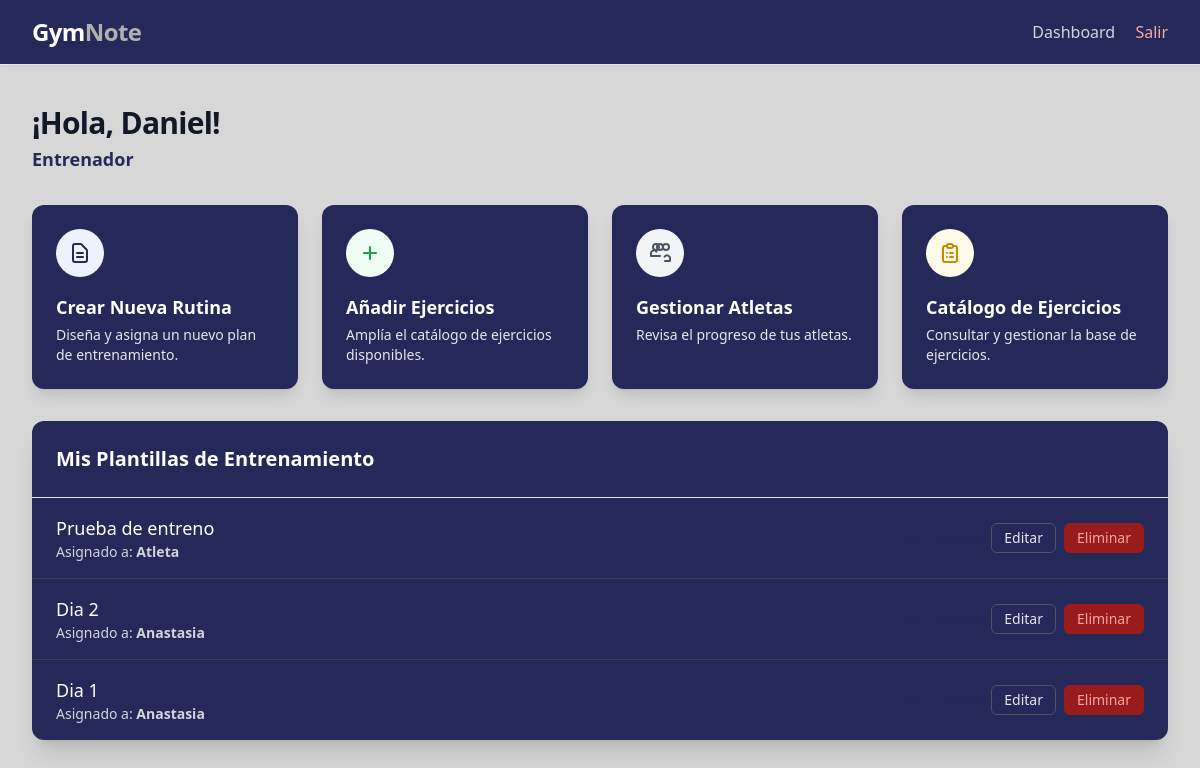
The app's page /dashboard/ (signed in) with its own data.
### core/models.py (models this page shows, shortened)
class PerfilUsuario(models.Model):
    TIPO_USUARIO = [
        ('entrenador', 'Entrenador'),
        ('atleta', 'Atleta'),
    ]
    user = models.OneToOneField(
        User,
        on_delete=models.CASCADE,
        related_name='perfil'  # Permite acceder al perfil mediante user.perfil
    )
    tipo = models.CharField(max_length=20, choices=TIPO_USUARIO)
    nombre = models.CharField(max_length=100)
    email = models.EmailField(unique=True)
    peso = models.DecimalField(
        max_digits=5,
        decimal_places=2,
        null=True,
        blank=True,
        help_text="Peso en kilogramos (solo atletas)"
    )
    entrenador = models.ForeignKey(
        'self',
        on_delete=models.SET_NULL,
        null=True,
        blank=True,
        related_name='atletas',
        help_text="Entrenador asignado (solo para atletas)"
    )
    class Meta:
        verbose_name = "Perfil de Usuario"
        verbose_name_plural = "Perfiles de Usuarios"
        ordering = ["nombre"]

class Entrenamiento(models.Model):
    entrenador = models.ForeignKey(
        PerfilUsuario,
        on_delete=models.CASCADE,
        limit_choices_to={'tipo': 'entrenador'},  # Restringe la selección a usuarios con rol de entrenador.
        related_name='entrenamientos_creados'
    )
    atleta = models.ForeignKey(
        PerfilUsuario,
        on_delete=models.CASCADE,
        limit_choices_to={'tipo': 'atleta'},  # Restringe la selección a usuarios con rol de atleta.
        related_name='entrenamientos'
    )
    nombre = models.CharField(max_length=150, help_text="Nombre del entrenamiento")
    notas = models.TextField(blank=True, help_text="Notas o comentarios del entrenamiento")
    ejercicios = models.ManyToManyField(
        Ejercicio,
        through='DetalleEntrenamiento',
        related_name='entrenamientos'
    )
    created_at = models.DateTimeField(auto_now_add=True)
    updated_at = models.DateTimeField(auto_now=True)
    class Meta:
        verbose_name = "Entrenamiento"
        verbose_name_plural = "Entrenamientos"
        ordering = ["-created_at"]  # Orden descendente por fecha de creación.

### core/views.py (the view)
# urls.py: path("", DashboardView.as_view(), name="home"),
class DashboardView(LoginRequiredMixin, TemplateView):
    template_name = "core/dashboard.html"
    def get_context_data(self, **kwargs):
        context = super().get_context_data(**kwargs)
        usuario = self.request.user
        try:
            perfil = PerfilUsuario.objects.get(user=usuario)
        except PerfilUsuario.DoesNotExist:
            perfil = None
        context["usuario"] = usuario
        context["perfil"] = perfil
        context["tipo_usuario"] = perfil.tipo if perfil else None
        if perfil:
            if perfil.tipo == "entrenador":
                context["entrenamientos_creados"] = Entrenamiento.objects.filter(entrenador=perfil)
                context["total_atletas"] = PerfilUsuario.objects.filter(entrenador=perfil).count()
            elif perfil.tipo == "atleta":
                context["mis_rutinas"] = Entrenamiento.objects.filter(atleta=perfil)
        return context

### templates/core/dashboard.html (shortened to what this page needs)
{% extends "base.html" %}
{% block content %}
    <div class="mb-8">
        <h1 class="text-3xl font-extrabold text-gray-900 tracking-tight">
            ¡Hola, {{ perfil.nombre|default:request.user.username }}!
        </h1>
        <p class="mt-1 text-lg text-gray-500">
             <span class="font-semibold text-primary capitalize">{{ tipo_usuario|default:"No definido" }}</span>
        </p>
    </div>
    <div class="space-y-8">
        {% if tipo_usuario == 'entrenador' %}
            <div>
                <div class="grid grid-cols-1 md:grid-cols-2 lg:grid-cols-4 gap-6">
                    <a href="{% url 'entrenamiento_crear' %}" class="block bg-[#252959] p-6 rounded-xl shadow-lg hover:shadow-xl transition duration-300 ease-in-out transform hover:-translate-y-1">
                        <div class="flex items-center justify-center h-12 w-12 rounded-full bg-indigo-50 text-primary">
                            <svg class="w-6 h-6" fill="none" stroke="currentColor" viewBox="0 0 24 24"><path stroke-linecap="round" stroke-linejoin="round" stroke-width="2" d="M9 12h6m-6 4h6m2 5H7a2 2 0 01-2-2V5a2 2 0 012-2h5.586a1 1 0 01.707.293l5.414 5.414a1 1 0 01.293.707V19a2 2 0 01-2 2z"></path></svg>
                        </div>
                        <h3 class="text-lg font-semibold text-white mt-4 mb-1">Crear Nueva Rutina</h3>
                        <p class="text-sm text-gray-200">Diseña y asigna un nuevo plan de entrenamiento.</p>
                    </a>
                    <a href="{% url 'ejercicio_crear' %}" class="block bg-[#252959] p-6 rounded-xl shadow-lg hover:shadow-xl transition duration-300 ease-in-out transform hover:-translate-y-1">
                        <div class="flex items-center justify-center h-12 w-12 rounded-full bg-green-50 text-green-600">
                            <svg class="w-6 h-6" fill="none" stroke="currentColor" viewBox="0 0 24 24"><path stroke-linecap="round" stroke-linejoin="round" stroke-width="2" d="M12 6v6m0 0v6m0-6h6m-6 0H6"></path></svg>
                        </div>
                        <h3 class="text-lg font-semibold text-white mt-4 mb-1">Añadir Ejercicios</h3>
                        <p class="text-sm text-gray-200">Amplía el catálogo de ejercicios disponibles.</p>
                    </a>
                    <a href="{% url 'lista_atletas' %}" class="block bg-[#252959] p-6 rounded-xl shadow-lg hover:shadow-xl transition duration-300 ease-in-out transform hover:-translate-y-1">
                        <div class="flex items-center justify-center h-12 w-12 rounded-full bg-gray-100 text-gray-600">
                            <svg class="w-6 h-6" fill="none" stroke="currentColor" viewBox="0 0 24 24"><path stroke-linecap="round" stroke-linejoin="round" stroke-width="2" d="M17 20h5v-2a3 3 0 00-5.356-2.37M12 15H3v-2a3 3 0 015.356-2.37M8 9a3 3 0 100-6 3 3 0 000 6zm10 0a3 3 0 100-6 3 3 0 000 6zm-6 0a3 3 0 100-6 3 3 0 000 6z"></path></svg>
                        </div>
                        <h3 class="text-lg font-semibold text-white mt-4 mb-1">Gestionar Atletas</h3>
                        <p class="text-sm text-gray-200">Revisa el progreso de tus atletas.</p>
                    </a>
                    <a href="{% url 'ejercicio_lista' %}" class="block bg-[#252959] p-6 rounded-xl shadow-lg hover:shadow-xl transition duration-300 ease-in-out transform hover:-translate-y-1">
                        <div class="flex items-center justify-center h-12 w-12 rounded-full bg-yellow-50 text-yellow-600">
                        </div>
                        <h3 class="text-lg font-semibold text-white mt-4 mb-1">Catálogo de Ejercicios</h3>
                        <p class="text-sm text-gray-200">Consultar y gestionar la base de ejercicios.</p>
                    </a>
                </div> </div>
            <div class="bg-[#252959] shadow-xl rounded-xl overflow-hidden">
                <div class="p-6 border-b border-gray-200">
                    <h2 class="text-xl font-semibold text-white">Mis Plantillas de Entrenamiento</h2>
                </div>
                {% if entrenamientos_creados %}
                <ul role="list" class="divide-y divide-gray-700">
                    {% for entreno in entrenamientos_creados %}
                    <li class="py-4 px-6 flex flex-col sm:flex-row justify-between items-start sm:items-center hover:bg-gray-800 transition duration-150">
                        <div class="flex flex-col mb-2 sm:mb-0">
                            <span class="text-lg font-medium text-white">{{ entreno.nombre }}</span>
                            <p class="text-sm text-gray-300">
                                Asignado a: <span class="font-semibold text-#B0B0B0">{{ entreno.atleta.nombre }}</span>
                            </p>
                        </div>
                        <div class="space-x-2 flex-shrink-0 flex items-center">
                            <a href="{% url 'entrenamiento_detail' pk=entreno.pk %}" class="font-medium text-primary hover:text-indigo-400 transition">
                            </a>
                            <a href="{% url 'entrenamiento_update' pk=entreno.pk %}" class="inline-flex items-center px-3 py-1 border border-gray-600 text-sm font-medium rounded-md text-gray-200 bg-transparent hover:bg-gray-700 transition">
                                Editar
                            </a>
                            <form method="post" action="{% url 'entrenamiento_delete' pk=entreno.pk %}" class="inline" onsubmit="return confirm('¿Estás seguro de que quieres eliminar este entrenamiento? Esta acción no se puede deshacer.');">
                                <button type="submit" class="inline-flex items-center px-3 py-1 border border-transparent text-sm font-medium rounded-md text-red-300 bg-red-800 hover:bg-red-700 transition">
                                    Eliminar
                                </button>
                            </form>
                        </div>
                    </li>
                    {% endfor %}
                </ul>
                {% endif %}
            </div>
        {% endif %}
    </div>
{% endblock content %}

### records on screen
PerfilUsuario: nombre "Daniel", tipo "Entrenador"
Entrenamiento: nombre "Prueba de entreno", atleta.nombre "Atleta"
Entrenamiento: nombre "Dia 2", atleta.nombre "Anastasia"
Entrenamiento: nombre "Dia 1", atleta.nombre "Anastasia"
